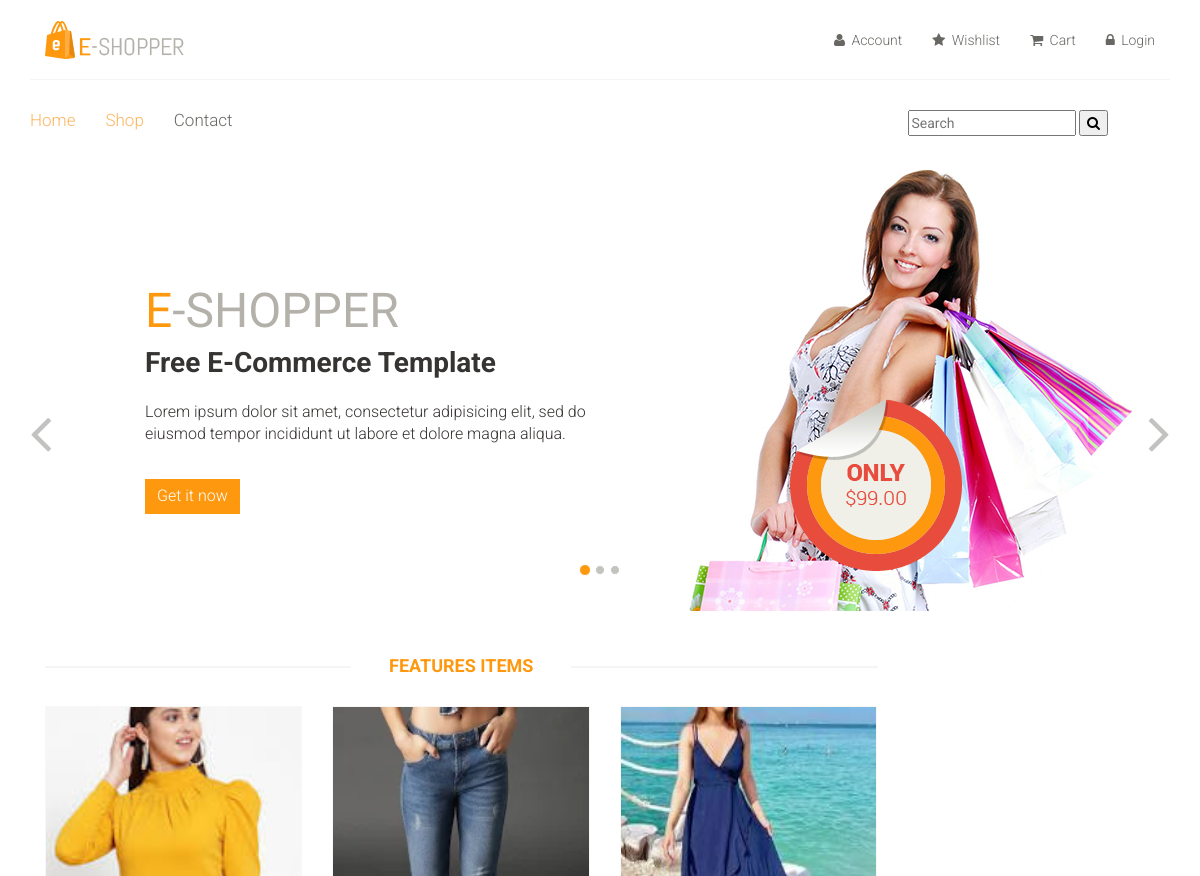
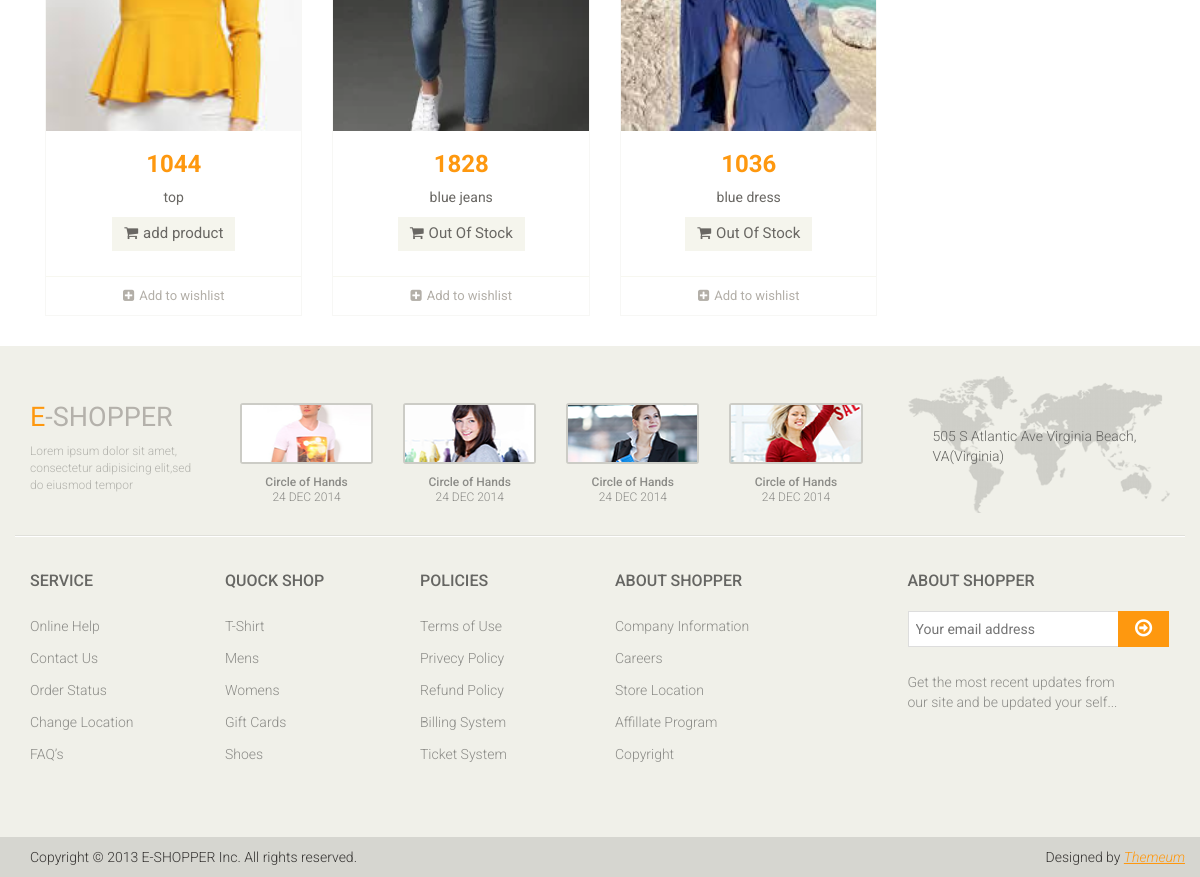
The page / on the database its author committed (2 pictures, top to bottom).
### mainApp/models.py (models this page shows, shortened)
class Product(models.Model):
    stock=models.BooleanField(default=False)
    name=models.CharField(max_length=50)
    desc=models.TextField()
    category=models.ForeignKey(Category,on_delete=models.CASCADE)
    brand = models.ForeignKey(Brand, on_delete=models.CASCADE)
    seller = models.ForeignKey(Seller, on_delete=models.CASCADE)
    basePrice = models.IntegerField()
    discount=models.IntegerField(default=0,null=True,blank=True)
    finalPrice=models.IntegerField(default=0,null=True,blank=True)
    red=models.BooleanField(default=False,blank=True,null=True)
    green= models.BooleanField(default=False, blank=True, null=True)
    black = models.BooleanField(default=False, blank=True, null=True)
    s = models.BooleanField(default=False, blank=True, null=True)
    m = models.BooleanField(default=False, blank=True, null=True)
    l = models.BooleanField(default=False, blank=True, null=True)
    xl = models.BooleanField(default=False, blank=True, null=True)
    img1 = models.ImageField(upload_to='images/', default=None, blank=True, null=True)
    img2 = models.ImageField(upload_to='images/', default=None, blank=True, null=True)
    img3 = models.ImageField(upload_to='images/', default=None, blank=True, null=True)
    img4 = models.ImageField(upload_to='images/', default=None, blank=True, null=True)
    img5 = models.ImageField(upload_to='images/', default=None, blank=True, null=True)
    date=models.DateTimeField(auto_now=True)

### mainApp/views.py (the view)
# urls.py: 2. Add a URL to urlpatterns:  path('', views.home, name='home')
def home(request):
    if(request.method=="POST"):
        msg=request.POST.get('message')
        p=Product.objects.filter(Q(name__icontains=msg))
    else:
        p=Product.objects.all()
    return render(request,"index.html",{"Product":p})

### mainApp/templates/index.html (shortened to what this page needs)
{% load static %}
<!DOCTYPE html>
<html lang="en">
<head>
    <link href="{% static 'css/bootstrap.min.css' %}" rel="stylesheet">
    <link href="{% static 'css/font-awesome.min.css' %}" rel="stylesheet">
    <link href="{% static 'css/prettyPhoto.css' %}" rel="stylesheet">
    <link href="{% static 'css/price-range.css' %}" rel="stylesheet">
    <link href="{% static 'css/animate.css' %}" rel="stylesheet">
	<link href="{% static 'css/main.css' %}" rel="stylesheet">
	<link href="{% static 'css/responsive.css' %}" rel="stylesheet">
</head>
<body>
	<header id="header">
		<div class="header-middle">
			<div class="container">
				<div class="row">
					<div class="col-md-4 clearfix">
						<div class="logo pull-left">
							<a href="/"><img src="{% static 'images/home/logo.png' %}" alt="" /></a>
						</div>
					</div>
					<div class="col-md-8 clearfix">
						<div class="shop-menu clearfix pull-right">
							<ul class="nav navbar-nav">
								<li><a href="/profile/"><i class="fa fa-user"></i> Account</a></li>
								<li><a href="/wishlist/"><i class="fa fa-star"></i> Wishlist</a></li>
								<li><a href="/cart/"><i class="fa fa-shopping-cart"></i> Cart</a></li>
								{% if user.is_authenticated %}
								<li><a href="/logout/"><i class="fa fa-lock"></i> Logout</a></li>
								{% else %}
								<li><a href="/login/"><i class="fa fa-lock"></i> Login</a></li>
								{% endif %}
							</ul>
						</div>
					</div>
				</div>
			</div>
		</div>
		<div class="header-bottom">
			<div class="container">
				<div class="row">
					<div class="col-sm-9">
						<div class="mainmenu pull-left">
							<ul class="nav navbar-nav collapse navbar-collapse">
								<li><a href="/" class="active">Home</a></li>
								<li><a href="/shop/default/default/" class="active">Shop</a></li>
								<li><a href="/contact/">Contact</a></li>
							</ul>
						</div>
					</div>
					<div class="col-sm-3">
						<div class="">
							<form action="/" method="post">
							<input type="text" name="message" placeholder="Search"/>
								<button type="submit"><i class="fa fa-search"></i></button>
							</form>
						</div>
					</div>
				</div>
			</div>
		</div>
	</header>
	{% block body %}
	<section id="slider">
		<div class="container">
			<div class="row">
				<div class="col-sm-12">
					<div id="slider-carousel" class="carousel slide" data-ride="carousel">
						<ol class="carousel-indicators">
							<li data-target="#slider-carousel" data-slide-to="0" class="active"></li>
							<li data-target="#slider-carousel" data-slide-to="1"></li>
							<li data-target="#slider-carousel" data-slide-to="2"></li>
						</ol>
						<div class="carousel-inner">
							<div class="item active">
								<div class="col-sm-6">
									<h1><span>E</span>-SHOPPER</h1>
									<h2>Free E-Commerce Template</h2>
									<p>Lorem ipsum dolor sit amet, consectetur adipisicing elit, sed do eiusmod tempor incididunt ut labore et dolore magna aliqua. </p>
									<button type="button" class="btn btn-default get">Get it now</button>
								</div>
								<div class="col-sm-6">
									<img src="{% static 'images/home/girl1.jpg' %}" class="girl img-responsive" alt="" />
									<img src="{% static 'images/home/pricing.png' %}"  class="pricing" alt="" />
								</div>
							</div>
						</div>
						<a href="#slider-carousel" class="left control-carousel hidden-xs" data-slide="prev">
							<i class="fa fa-angle-left"></i>
						</a>
						<a href="#slider-carousel" class="right control-carousel hidden-xs" data-slide="next">
							<i class="fa fa-angle-right"></i>
						</a>
					</div>
				</div>
			</div>
		</div>
	</section>
	<section>
		<div class="container">
			<div class="row">
				<div class="col-sm-9 padding-right">
					<div class="features_items">
						<h2 class="title text-center">Features Items</h2>
						{% for i in Product %}
						<div class="col-sm-4">
							<div class="product-image-wrapper">
								<div class="single-products">
										<div class="productinfo text-center">
											<img src="{{i.img1.url}}" width="50px" height="300px" alt="" />
											<h2>{{i.finalPrice}}</h2>
											<p>{{i.name}}</p>
											{% if i.stock %}
											<a href="/product/{{i.id}}/" class="btn btn-default add-to-cart"><i class="fa fa-shopping-cart"></i>add product</a>
												{% else %}
											<a href="/product/{{i.id}}/" class="btn btn-default add-to-cart" style="pointer-event: none"><i class="fa fa-shopping-cart"></i>Out Of Stock</a>
											{% endif %}
										</div>
										<div class="product-overlay">
											<div class="overlay-content">
											</div>
										</div>
								</div>
								<div class="choose">
									<ul class="nav nav-pills nav-justified">
<li><a href="/wishlist/{{i.id}}/"><i class="fa fa-plus-square"></i>Add to wishlist</a> </li>
									</ul>
								</div>
							</div>
						</div>
						{% endfor %}
					</div>
				</div>
			</div>
		</div>
	</section>
	{% endblock %}
	<footer id="footer">
		<div class="footer-top">
			<div class="container">
				<div class="row">
					<div class="col-sm-2">
						<div class="companyinfo">
							<h2><span>e</span>-shopper</h2>
							<p>Lorem ipsum dolor sit amet, consectetur adipisicing elit,sed do eiusmod tempor</p>
						</div>
					</div>
					<div class="col-sm-7">
						<div class="col-sm-3">
							<div class="video-gallery text-center">
								<a href="#">
									<div class="iframe-img">
										<img src="{% static 'images/home/iframe1.png' %}" alt="" />
									</div>
								</a>
								<p>Circle of Hands</p>
								<h2>24 DEC 2014</h2>
							</div>
						</div>
						<div class="col-sm-3">
							<div class="video-gallery text-center">
								<a href="#">
									<div class="iframe-img">
										<img src="{% static 'images/home/iframe2.png' %}" alt="" />
									</div>
								</a>
								<p>Circle of Hands</p>
								<h2>24 DEC 2014</h2>
							</div>
						</div>
						<div class="col-sm-3">
							<div class="video-gallery text-center">
								<a href="#">
									<div class="iframe-img">
										<img src="{% static 'images/home/iframe3.png' %}" alt="" />
									</div>
								</a>
								<p>Circle of Hands</p>
								<h2>24 DEC 2014</h2>
							</div>
						</div>
						<div class="col-sm-3">
							<div class="video-gallery text-center">
								<a href="#">
									<div class="iframe-img">
										<img src="{% static 'images/home/iframe4.png' %}" alt="" />
									</div>
								</a>
								<p>Circle of Hands</p>
								<h2>24 DEC 2014</h2>
							</div>
						</div>
					</div>
					<div class="col-sm-3">
						<div class="address">
							<img src="{% static 'images/home/map.png' %}" alt="" />
							<p>505 S Atlantic Ave Virginia Beach, VA(Virginia)</p>
						</div>
					</div>
				</div>
			</div>
		</div>
		<div class="footer-widget">
			<div class="container">
				<div class="row">
					<div class="col-sm-2">
						<div class="single-widget">
							<h2>Service</h2>
							<ul class="nav nav-pills nav-stacked">
								<li><a href="#">Online Help</a></li>
								<li><a href="#">Contact Us</a></li>
								<li><a href="#">Order Status</a></li>
								<li><a href="#">Change Location</a></li>
								<li><a href="#">FAQ’s</a></li>
							</ul>
						</div>
					</div>
					<div class="col-sm-2">
						<div class="single-widget">
							<h2>Quock Shop</h2>
							<ul class="nav nav-pills nav-stacked">
								<li><a href="#">T-Shirt</a></li>
								<li><a href="#">Mens</a></li>
								<li><a href="#">Womens</a></li>
								<li><a href="#">Gift Cards</a></li>
								<li><a href="#">Shoes</a></li>
							</ul>
						</div>
					</div>
					<div class="col-sm-2">
						<div class="single-widget">
							<h2>Policies</h2>
							<ul class="nav nav-pills nav-stacked">
								<li><a href="#">Terms of Use</a></li>
								<li><a href="#">Privecy Policy</a></li>
								<li><a href="#">Refund Policy</a></li>
								<li><a href="#">Billing System</a></li>
								<li><a href="#">Ticket System</a></li>
							</ul>
						</div>
					</div>
					<div class="col-sm-2">
						<div class="single-widget">
							<h2>About Shopper</h2>
							<ul class="nav nav-pills nav-stacked">
								<li><a href="#">Company Information</a></li>
								<li><a href="#">Careers</a></li>
								<li><a href="#">Store Location</a></li>
								<li><a href="#">Affillate Program</a></li>
								<li><a href="#">Copyright</a></li>
							</ul>
						</div>
					</div>
					<div class="col-sm-3 col-sm-offset-1">
						<div class="single-widget">
							<h2>About Shopper</h2>
							<form action="#" class="searchform">
								<input type="text" placeholder="Your email address" />
								<button type="submit" class="btn btn-default"><i class="fa fa-arrow-circle-o-right"></i></button>
								<p>Get the most recent updates from <br />our site and be updated your self...</p>
							</form>
						</div>
					</div>
				</div>
			</div>
		</div>
		<div class="footer-bottom">
			<div class="container">
				<div class="row">
					<p class="pull-left">Copyright © 2013 E-SHOPPER Inc. All rights reserved.</p>
					<p class="pull-right">Designed by <span><a target="_blank" href="http://www.themeum.com">Themeum</a></span></p>
				</div>
			</div>
		</div>
	</footer>
</body>
</html>

### rows shown on the page
Product: img1 (picture), finalPrice "1044", name "top"
Product: img1 (picture), finalPrice "1828", name "blue jeans"
Product: img1 (picture), finalPrice "1036", name "blue dress"
